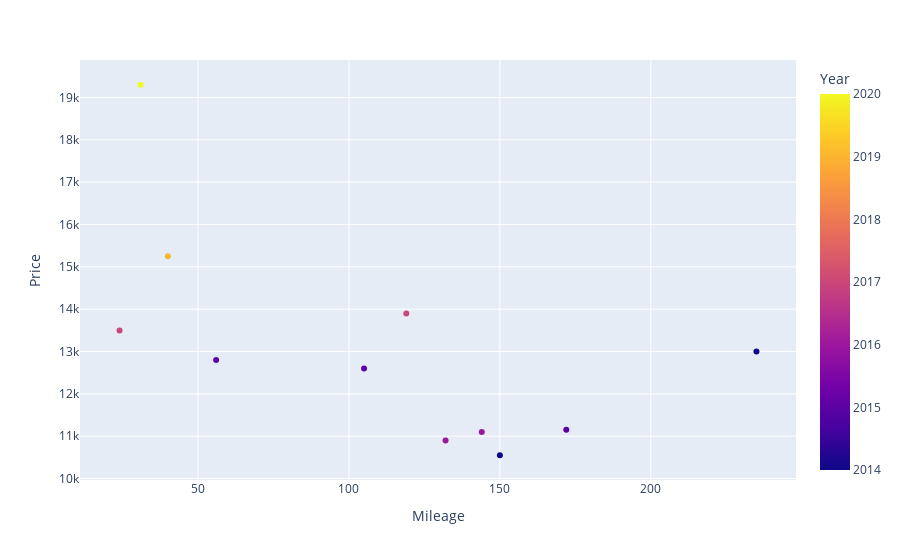

Notebook source saved alongside this figure:
### Code cell
px.scatter(cactus_df.loc[cactus_df['Year']>= 2014], x='Mileage', y='Price', color='Year')

### Figure 1 — Plotly figure (JSON) as saved in the notebook; plotly's stock layout.template omitted (floating-point values rounded to 4 significant figures)
{"data": [{"hovertemplate": "Mileage=%{x}<br>Price=%{y}<br>Year=%{marker.color}<extra></extra>", "legendgroup": "", "marker": {"color": [2016, 2014, 2017, 2015, 2019, 2015, 2015, 2020, 2014, 2016, 2017], "coloraxis": "coloraxis", "symbol": "circle"}, "mode": "markers", "name": "", "orientation": "v", "showlegend": false, "type": "scatter", "x": [132, 150, 119, 172, 40, 105, 56, 31, 235, 144, 24], "xaxis": "x", "y": [10900, 10550, 13900, 11150, 15250, 12600, 12800, 19300, 13000, 11100, 13499], "yaxis": "y"}], "layout": {"autosize": true, "coloraxis": {"colorbar": {"title": {"text": "Year"}}, "colorscale": [[0, "#0d0887"], [0.1111, "#46039f"], [0.2222, "#7201a8"], [0.3333, "#9c179e"], [0.4444, "#bd3786"], [0.5556, "#d8576b"], [0.6667, "#ed7953"], [0.7778, "#fb9f3a"], [0.8889, "#fdca26"], [1, "#f0f921"]]}, "legend": {"tracegroupgap": 0}, "margin": {"t": 60}, "xaxis": {"anchor": "y", "autorange": true, "domain": [0, 1], "range": [10.88, 248.1], "title": {"text": "Mileage"}, "type": "linear"}, "yaxis": {"anchor": "x", "autorange": true, "domain": [0, 1], "range": [9873.0, 19980.0], "title": {"text": "Price"}, "type": "linear"}}}
